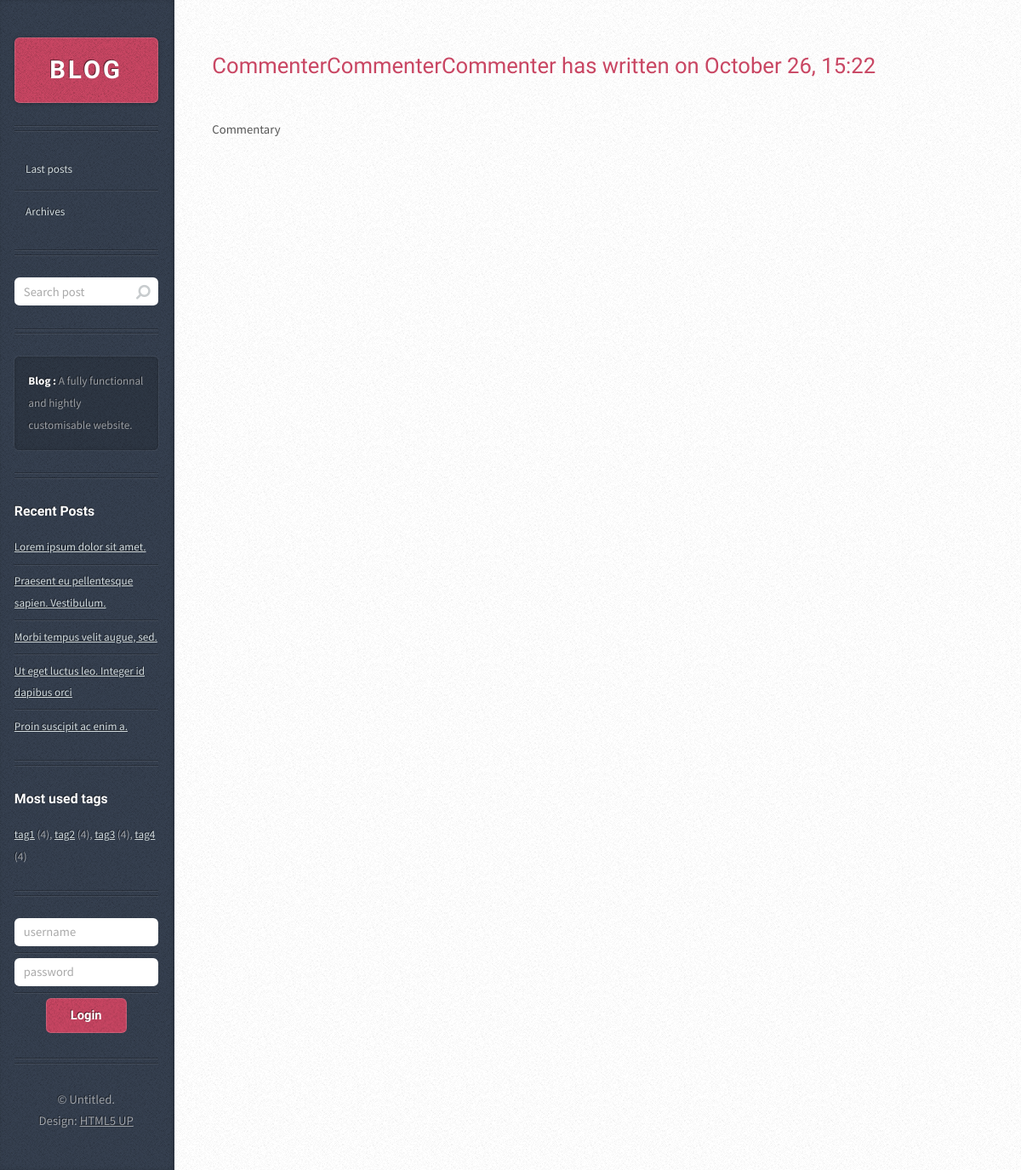
Page /commentary/11 on the committed database.
### posts/models.py (models this page shows, shortened)
class Option(models.Model):
    name = models.CharField(max_length=256, default="")
    nb_post_page = models.PositiveIntegerField(default=5)
    message = models.CharField(max_length=256, default="")
    recent_posts = models.BooleanField(default=True)
    most_used_tags = models.BooleanField(default=True)
    used = models.BooleanField(default=False)

class Post(models.Model):
    title = models.CharField(max_length=1024)
    content = models.TextField()
    image = models.CharField(max_length=1024)
    author = models.CharField(max_length=1024)
    view = models.PositiveIntegerField(default=0)
    show_post = models.BooleanField(default=True)
    allow_comments = models.BooleanField(default=True)
    pub_date = models.DateTimeField('date published')
    tag = models.ManyToManyField(Tag)
    class Meta:
        ordering = ('pub_date',)

class Tag(models.Model):
    tag = models.CharField(max_length=1024)
    def __str__(self):
        return self.tag

class Commentary(models.Model):
    post = models.ForeignKey(Post, on_delete=models.CASCADE)
    content = models.TextField()
    author = models.CharField(max_length=1024)
    validated = models.BooleanField(default=False)
    pub_date = models.DateTimeField('date published')
    class Meta:
        ordering: ('pub_date',)

### posts/views.py (the view)
# urls.py: url(r'^commentary/(?P<commentary_id>[0-9].+)$', views.commentary, name='commentary'),
def commentary(request, commentary_id):
    commentary = get_object_or_404(Commentary, pk=commentary_id)
    if not commentary.validated:
        raise Http404("Page not found")
    return render(request, 'commentary_wrapper.html', {'commentary': commentary})

### posts/context_processors.py (called while the page is built)
def posts_processor(request):
    return {'recent_posts': Post.objects.filter(pub_date__lte=timezone.now()).order_by('-pub_date')[:5]}

def tags_processor(request):
    return {'most_used_tags': sorted(Tag.objects.all(), key=lambda x: x.post_set.count())[:5]}

def options_processor(request):
    try:
        return {'options': Option.objects.filter(used=True)[0]}
    except IndexError:
        return {'options': {'message': '', 'recent_posts': True, 'most_used_tags': True}}

### posts/templates/commentary_wrapper.html
{% extends 'core/overall.html' %}
{% block content %}
	{% include 'core/commentary.html' with commentary=commentary %}
{% endblock %}

### posts/templates/core/overall.html (shortened to what this page needs)
<!DOCTYPE html>
<html>
    <head>
    <link rel="stylesheet" href="{% static 'css/main.css' %}" />
    </head>
<body>
    <div id="sidebar">
        <h1 id="logo"><a href="{% url 'index' %}">BLOG</a></h1>
        <nav id="nav">
            <ul>
                {% if request.path == '/' or request.path == '/1/' %}
                <li class="current"><a href="{% url 'index' %}">Last posts</a></li>
                {% else %}
                <li><a href="{% url 'index' %}">Last posts</a></li>
                {% endif %}
                <li><a href="#">Archives</a></li>
        </nav>
        <section class="box search">
            <form action="{% url 'search' %}" method="post" id="search">
                <input type="text" name="search" placeholder="Search post" id="search_input" value="{{ search }}">
            </form>
        </section>
        <section class="box text-style1">
            <div class="inner">
                <p>
                    {{ options.message|safe }}
                </p>
            </div>
        </section>
        {% if options.recent_posts %}
        <section class="box recent-posts">
            <header>
                <h2>Recent Posts</h2>
            </header>
            <ul>
                {% for recent_post in recent_posts %}
                <li><a href="{% url 'post' recent_post.id %}">{{ recent_post.title }}</a></li>
                {% endfor %}
            </ul>
        </section>
        {% endif %}
        {% if options.most_used_tags %}
        <section class="box recent-posts">
            <header>
                <h2>Most used tags</h2>
            </header>
            {% for used_tag in most_used_tags %}
            <a href="{% url 'posts_by_tag' used_tag %}">{{ used_tag }}</a>
            {% if used_tag != most_used_tags|last %}
                ({{ used_tag.post_set.count }}),
            {% else %}
                ({{ used_tag.post_set.count }})
            {% endif %}
            {% endfor %}
        </section>
        {% endif %}
        <section class="box recent-posts">
            {% if user.is_authenticated %}
            <form action="{% url 'logout' %}" method="post" id="logout">
                {% csrf_token %}
                <ul><center>
                    <li><span>Connected as {{ user.username }}</span></li>
                    <li><input type="submit" name="logout" value="Logout"></li>
                </center></ul>
            </form>
            {% else %}
            <form action="{% url 'login' %}" method="post" id="login">
                <ul>
                    <li><input type="text" name="username" placeholder="username"></li>
                    <li><input type="password" name="password" placeholder="password"></li>
                    <li><center><input type="submit" name="login" value="Login"></center></li>
                </ul>
            </form>
            {% endif %}
        </section>
        <ul id="copyright">
            <li>&copy; Untitled.</li><li>Design: <a href="http://html5up.net">HTML5 UP</a></li>
        </ul>
    </div>
    <div id="content">
        <div class="inner">
        	{% block content %}
        	{% endblock %}
        </div>
    </div>
</body>
</html>

### posts/templates/core/commentary.html
<article class="box post post-excerpt commentary">
    <header>
        <p><a href="{% url 'commentary' commentary.id %}" style="text-decoration: none">{{ commentary.author }} has written on {{ commentary.pub_date|date:"F j, G:i" }}</a></p>
    </header>
    <p>{{ commentary.content }}</p>
</article>

### rows in the picture
Option: message "Blog : A fully functionnal and hightly customisable website."
Post: title "Lorem ipsum dolor sit amet."
Post: title "Praesent eu pellentesque sapien. Vestibulum."
Post: title "Morbi tempus velit augue, sed."
Post: title "Ut eget luctus leo. Integer id dapibus orci"
Post: title "Proin suscipit ac enim a."
Tag: tag "tag1", post_set.count "4"
Tag: tag "tag2", post_set.count "4"
Tag: tag "tag3", post_set.count "4"
Tag: tag "tag4", post_set.count "4"
Commentary: author "CommenterCommenterCommenter", pub_date "October 26, 15:22", content "Commentary"
